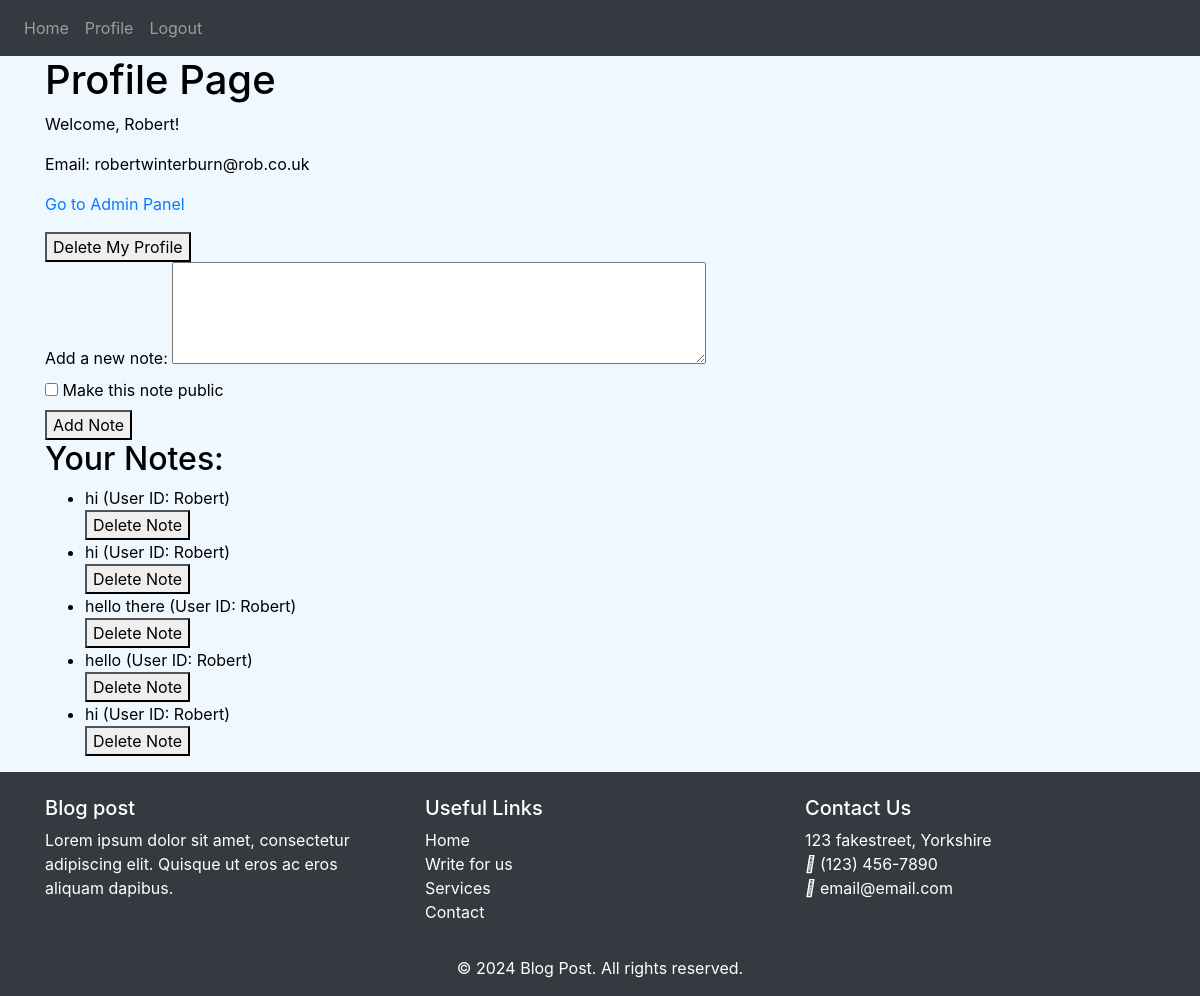
The app's page /profile (signed in), older data.
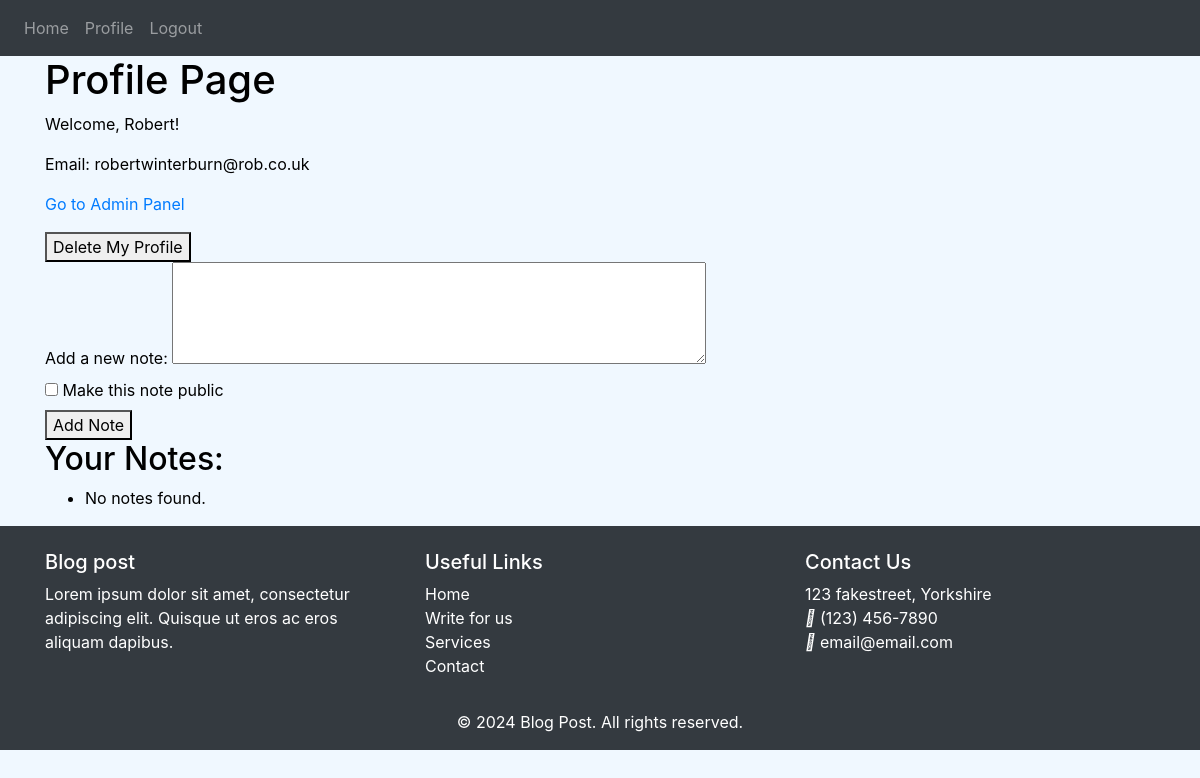
The same page, newer data.
### models.py (models this page shows)
class User(db.Model, UserMixin):
    __tablename__ = 'users'
    id = db.Column(db.Integer, primary_key=True)
    email = db.Column(db.String(150), unique=True, nullable=False)
    password = db.Column(db.String(150), nullable=False)
    first_name = db.Column(db.String(150), nullable=False)
    is_admin = db.Column(db.Boolean, default=False)
    notes = db.relationship('Note', backref='user', cascade="all, delete-orphan")
    comments = db.relationship('Comment', backref='user', cascade="all, delete-orphan")
    blog_posts = db.relationship('BlogPost', backref='user', cascade="all, delete-orphan")

class Note(db.Model):
    __tablename__ = 'notes'
    id = db.Column(db.Integer, primary_key=True)
    data = db.Column(db.String(1000), nullable=False)
    user_id = db.Column(db.Integer, db.ForeignKey('users.id'))
    is_public = db.Column(db.Boolean, default=False)

### auth.py (the view, shortened to what this page needs)
@auth.route('/profile', methods=['GET', 'POST'])
@login_required
def profile():
    return render_template('profile.html', user=current_user)

### app/templates/profile.html (shortened to what this page needs)
{% extends "base.html" %}
{% block content %}
<h1>Profile Page</h1>
<p>Welcome, {{ user.first_name }}!</p>
<p>Email: {{ user.email }}</p>
{% if user.is_admin %}
    <p><a href="{{ url_for('admin.index') }}">Go to Admin Panel</a></p>
{% endif %}
<form action="{{ url_for('views.delete_profile') }}" method="post" onsubmit="return confirm('Are you sure you want to delete your profile? This action cannot be undone.');">
    <button type="submit">Delete My Profile</button>
</form>
<form method="POST" action="{{ url_for('auth.profile') }}">
    <label for="note">Add a new note:</label>
    <textarea id="note" name="note" rows="4" cols="50"></textarea><br>
    <label for="is_public">
        <input type="checkbox" id="is_public" name="is_public"> Make this note public
    </label><br>
    <button type="submit">Add Note</button>
</form>
<h2>Your Notes:</h2>
<ul>
    {% if user.notes %}
        {% for note in user.notes %}
            <li>{{ note.data }} (User ID: {{ user.first_name }})
                <form action="{{ url_for('views.delete_note', note_id=note.id) }}" method="post">
                    <button type="submit">Delete Note</button>
                </form>
            </li>
        {% endfor %}
    {% else %}
        <li>No notes found.</li>
    {% endif %}
</ul>
{% endblock %}

### app/templates/base.html (shortened to what this page needs)
<!DOCTYPE html>
<html lang="en">
<head>
    <link
      rel="stylesheet"
      href="https://stackpath.bootstrapcdn.com/bootstrap/4.4.1/css/bootstrap.min.css"
    />
    <link
      rel="stylesheet"
      href="https://stackpath.bootstrapcdn.com/font-awesome/4.7.0/css/font-awesome.min.css"
    />
    <link rel="stylesheet" type="text/css" href="{{ url_for('static', filename='styles.css')}}">
</head>
<body>
    <nav id="nav" class="navbar navbar-expand-lg navbar-dark bg-dark">
        <div class="collapse navbar-collapse" id="navbar">
            <div class="navbar-nav">
                {% if current_user.is_authenticated %}
                    <a class="nav-item nav-link" id="home" href="/home">Home </a>
                    <a class="nav-item nav-link" id="profile" href="/profile">Profile </a>
                    <a class="nav-item nav-link" id="logout" href="/logout">Logout </a>
                {% else %}
                    <a class="nav-item nav-link" id="home" href="/home">Home </a>
                    <a class="nav-item nav-link" id="login" href="/login">Login </a>
                    <a class="nav-item nav-link" id="signUp" href="/sign-up">Sign Up </a>
                {% endif %}
            </div>
        </div>
    </nav>
<div class="container">
    {% block content %}
    {% endblock %}
</div>
<footer class="bg-dark text-white pt-4">
  <div class="container">
      <div class="row">
          <div class="col-md-4">
              <h5>Blog post</h5>
              <p>Lorem ipsum dolor sit amet, consectetur adipiscing elit. Quisque ut eros ac eros aliquam dapibus.</p>
          </div>
          <div class="col-md-4">
              <h5>Useful Links</h5>
              <ul class="list-unstyled">
                  <li><a href="#" class="text-white">Home</a></li>
                  <li><a href="#" class="text-white">Write for us</a></li>
                  <li><a href="#" class="text-white">Services</a></li>
                  <li><a href="#" class="text-white">Contact</a></li>
              </ul>
          </div>
          <div class="col-md-4">
              <h5>Contact Us</h5>
              <ul class="list-unstyled">
                  <li> 123 fakestreet, Yorkshire</li>
                  <li><i class="fas fa-phone"></i> (123) 456-7890</li>
                  <li><i class="fas fa-envelope"></i> email@email.com</li>
              </ul>
          </div>
      </div>
      <div class="row">
          <div class="col-12 text-center mt-3">
              <p>&copy; 2024 Blog Post. All rights reserved.</p>
          </div>
      </div>
  </div>
</footer>
</body>
</html>

### static/styles.css (style rules this page uses)
body { color: #000000; background-color: aliceblue; }
footer { position: sticky }

Row changes from the older to the newer data that the page shows:
removed Note: data "hi", {{ user.first_name }} "Robert"
removed Note: data "hi", {{ user.first_name }} "Robert"
removed Note: data "hello there", {{ user.first_name }} "Robert"
removed Note: data "hello", {{ user.first_name }} "Robert"
removed Note: data "hi", {{ user.first_name }} "Robert"
Text that changed along with them:
text now shown: "No notes found."
